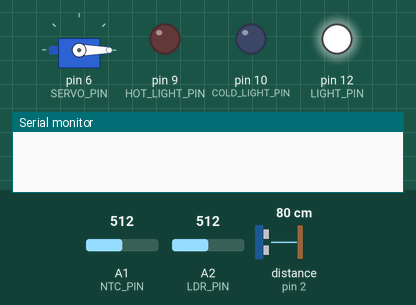
Simulated run of this sketch. Board: Arduino Uno, built with avr-gcc and run on an emulated ATmega328P. Parts: servo, output pins drawn as LEDs (lit = HIGH), the last lines printed to the serial monitor. Wiring (from diagram.json): ultrasonic range finder: trigger pin 3; echo pin 2. Inputs (shaded band) come from the test bench; at power-on: distance to the obstacle (sensor on pin 2) 80 cm, A1 (NTC_PIN) = 512, A2 (LDR_PIN) = 512. The echo pulse lasts 58.3 µs per cm; pins used as bus, display or sensor lines are not drawn.

Above: at 1.2 s.
1.3 s: distance to the obstacle (sensor on pin 2) set to 55 cm
2.8 s: distance to the obstacle (sensor on pin 2) set to 47 cm
At 3.81 s:
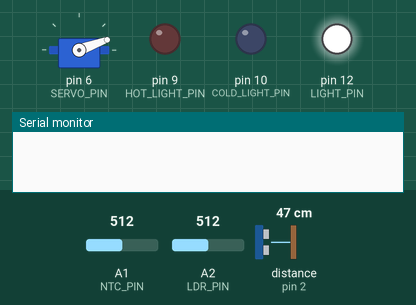
At 4.81 s:
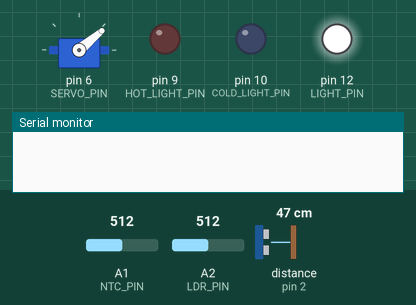
5.8 s: A1 (NTC_PIN) set to 560
8.8 s: A1 (NTC_PIN) set to 579
At 9.4 s:
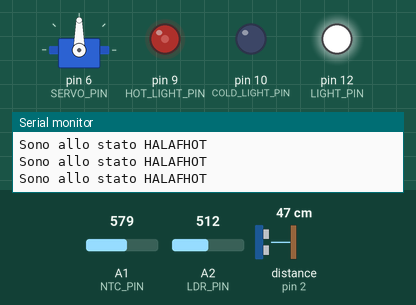
10.3 s: A2 (LDR_PIN) set to 257
11.8 s: A2 (LDR_PIN) set to 232
At 12.8 s:
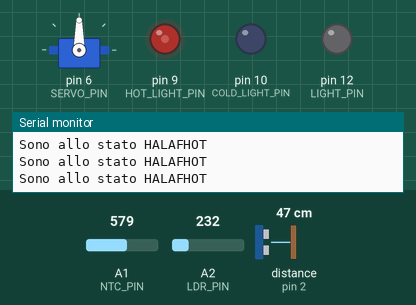
Timing chart, 0 to 14.3 s (numbered marks = the images above; inputs shaded):
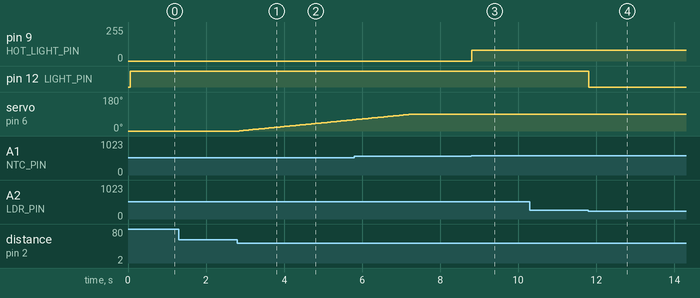

The sketch:

SMART-ROOM.ino
```cpp
#include "src/Scheduler.h"
#include "src/DoorTask.h"
#include "src/Motor.h"
#include "src/Distance_SensorImpl.h"
#include "src/ClimaTask.h"
#include "src/Temperature_SensorImpl.h"
#include "src/Led.h"
#include "src/Light_SensorImpl.h"
#include "src/LightTask.h"
#include "src/ButtonImpl.h"


//pin del sensore di movimento ad ultrasuoni
#define ECHO_PIN 2
#define TRIG_PIN 3

//Photosensor pin
#define LDR_PIN A2

//Temperature
#define NTC_PIN A1

//LED's pin
#define LIGHT_PIN 12
#define COLD_LIGHT_PIN 10
#define HOT_LIGHT_PIN 9

//PIN del bottone
#define BTN_PIN 8

//Servo mottore
#define SERVO_PIN 6

//Definisco i periodi
#define DOOR_TASK_PERIOD 50
#define CLIMA_TASK_PERIOD 50
#define LIGHT_TASK_PERIOD 50
#define SCHED_PERIOD 50
Scheduler sched;

void setup() {
  //doorMotor.attach(SERVO_PIN);
  Serial.begin(9600);


  //Setup del DoorTask
  DistanceSensor *doorSensor = new UltrasonicSensor(TRIG_PIN, ECHO_PIN);
  MyServo *servo = new Motor(SERVO_PIN);
  DoorTask *doorTask = new DoorTask(doorSensor, servo);
  doorTask->init(DOOR_TASK_PERIOD);

  //Setup del ClimaTask
  TemperatureSensor *tempSensor = new TemperatureSensorImpl(NTC_PIN);
  Light *hotLed = new Led(HOT_LIGHT_PIN);
  Light *coldLed = new Led(COLD_LIGHT_PIN);
  ClimaTask *climaTask = new ClimaTask(tempSensor, hotLed, coldLed);
  climaTask->init(CLIMA_TASK_PERIOD);

  //Setup del LightTask
  Light_Sensor *lightSensor = new LightSensorImpl(LDR_PIN);
  Light *lightLed = new Led(LIGHT_PIN);
  Button *btn = new ButtonImpl(BTN_PIN);
  LightTask *lightTask = new LightTask(lightSensor, lightLed, btn);
  lightTask->init(LIGHT_TASK_PERIOD);


  sched.init(SCHED_PERIOD);
  sched.addTask(doorTask);
  sched.addTask(climaTask);
  sched.addTask(lightTask);

}

void loop(){
  sched.schedule();

}
```

Button.h
```cpp
#ifndef __BUTTON__
#define __BUTTON__

class Button {
    public:
        virtual bool isPressed() = 0;

};

#endif
```

ButtonImpl.cpp
```cpp
#include "ButtonImpl.h"
#include "Arduino.h"

ButtonImpl::ButtonImpl(int buttonPin) {
    this->buttonPin = buttonPin;
    pinMode(buttonPin, INPUT);
}

bool ButtonImpl::isPressed() {
    return digitalRead(buttonPin) == HIGH;
}
```

ButtonImpl.h
```cpp
#include "Button.h"

class ButtonImpl: public Button {
    public:
        ButtonImpl(int buttonPin);
        bool isPressed();

    private:
        int buttonPin;

};
```

ClimaTask.cpp
```cpp
#include "ClimaTask.h"
//TODO verificare xche la luce rossa non fa mezza luce e invece la blu si...

//La definizione delle temperature sono in gradi celcius
#define HOT_TEMP 32
#define HALF_HOT_TEMP 29
#define LIMIT_HOT_IDLE 26
#define LIMIT_COLD_IDLE 20
#define HALF_COLD_TEMP 18
#define COLD_TEMP 15

ClimaTask::ClimaTask(TemperatureSensor *tempSensor, Light *hotLed, Light *coldLed) {
    this->tempSensor = tempSensor;
    this->hotLed = hotLed;
    this->coldLed = coldLed;
}

void ClimaTask::init(int period) {
    Task::init(period);
    state = IDLE;//Il temperature sensor inizia con 24°c quindi IDLE state
}

void ClimaTask::tick(){
    switch (state) {
        case HOT:
            hot();
            break;
        case HALFHOT:
            halfHot();
            break;
        case IDLE:
            idle();
            break;
        case HALFCOLD:
            halfCold();
            break;
        case COLD:
            cold();
            break;
    }
}

//Chiamato da halfhot già in piena potenza la dimezza dopo che la temp va oltre 18 gradi
void ClimaTask::hot() {
    float currTemp = tempSensor->getTemperature();
    if (currTemp > 18) {
        hotLed->halfBrightness();//TODO qui non va boh!!
        state = HALFHOT;
    }
}

//La modalita halfhot è chiamata dall'idle
void ClimaTask::halfHot () {
    Serial.println("Sono allo stato HALAFHOT");
    float currTemp = tempSensor->getTemperature();
    //Se non ce la fa led a piena potenza e entra nella modalita hot
    if (currTemp < 15) {
        hotLed->switchOn();
        state = HOT;
    }
    //Caso celafacia ritorna alla modalita idle dopo aver superato 20°C
    if (currTemp > 20) {
        hotLed->switchOff();
        state = IDLE;
    }
}

//Start dello stato che se è sotto 20 acende il riscaldameto se è sopra 26 il raffredamento
void ClimaTask::idle() {
    float currTemp = tempSensor->getTemperature();
    if (currTemp < 20) {
        hotLed->halfBrightness();//TODO anche qui non va!!
        state = HALFHOT;
    }

    if (currTemp > LIMIT_HOT_IDLE) {
        coldLed->halfBrightness();
        state = HALFCOLD;
    }
}

//superando la soglia di 26 gradi entriamo nalla modalita halfcold con meta brillo delle lampadine
void ClimaTask::halfCold() {
    float currTemp = tempSensor->getTemperature();
    //caso la temp scenda troppo attiva la modalità cold con led al pieno
    if (currTemp > HOT_TEMP) {
        coldLed->switchOn();
        state = COLD;
    }
    //Se invece ce la fa e la temp risale entra nella modalità idle
    if (currTemp < LIMIT_HOT_IDLE) {
        coldLed->switchOff();
        state = IDLE;
    }

}

//Modalità cold chiamata da halfcold che quando arriva a 29 ritorna alla modalita halfcold.
void ClimaTask::cold() {
    float currTemp = tempSensor->getTemperature();
    if (currTemp < HALF_HOT_TEMP) {
        coldLed->halfBrightness();
        state = HALFCOLD;
    }

}
```

ClimaTask.h
```cpp
#ifndef __CLIMATASK__
#define __CLIMATASK__

#include "Task.h"
#include "Temperature_Sensor.h"
#include "Light.h"

class ClimaTask : public Task {
    public:
        ClimaTask(TemperatureSensor *tempSensor, Light *hotLed, Light *coldLed);
        void init(int period);
        void tick();

    private:
        TemperatureSensor *tempSensor;
        Light *hotLed;
        Light *coldLed;
        enum { HOT, HALFHOT, IDLE, HALFCOLD, COLD } state;

        void hot();
        void halfHot();
        void idle();
        void halfCold();
        void cold();

};

#endif
```

Distance_Sensor.h
```cpp
#ifndef __DISTANCE_SENSOR__
#define __DISTANCE_SENSOR__

class DistanceSensor {
    public:
        virtual float getDistance() = 0;
};

#endif
```

Distance_SensorImpl.cpp
```cpp
#include "Arduino.h"
#include "Distance_SensorImpl.h"

long duration;
float distance;

UltrasonicSensor::UltrasonicSensor(int triggerPin, int echoPin){
    this->triggerPin = triggerPin;
    this->echoPin = echoPin;
    pinMode(triggerPin, OUTPUT);
    pinMode(echoPin, INPUT);
}

float UltrasonicSensor::getDistance(){
    digitalWrite(triggerPin, LOW);
    delayMicroseconds(2);
    digitalWrite(triggerPin, HIGH);
    delayMicroseconds(10);
    digitalWrite(triggerPin, LOW);
    duration = pulseIn(echoPin, HIGH);
    distance = duration * 0.034 / 2; // Calcola la distanza in base al tempo trascorso
    return distance;
};
```

Distance_SensorImpl.h
```cpp
#include "Distance_Sensor.h"

class UltrasonicSensor: public DistanceSensor {
    public:
        UltrasonicSensor(int triggerPin, int echoPin);
        float getDistance();

    private:
        int triggerPin;
        int echoPin;

};
```

DoorTask.cpp
```cpp
#include "DoorTask.h"
#include "Motor.h"
#include "Distance_Sensor.h"

//Posizione del servomotore
#define CLOSED_DOOR 0
#define OPEN_DOOR 90
//Limit tempo della porta aperta qui fare 60*sched_timer
#define TIMER_DOOR 60
//Limit di distanza per  che la porta si appra
#define DISTANCE_DOOR 50


DoorTask::DoorTask(DistanceSensor *doorSensor, MyServo *servo) {
    this->doorSensor = doorSensor;
    this->servo = servo;
    state = CLOSE;
    count = 0;//conta i tick
}

void DoorTask::init(int period) {
    Task::init(period);
    servo->setAngle(CLOSED_DOOR);
}

//Porta divisa in 4 state
void DoorTask::tick() {
    switch (state) {
        case CLOSE:
            open();
            break;
        case OPENING:
            opening();
            break;
        case OPENED:
            opened();
            break;
        case OPEN:
            close();
            break;
    }
}

//verifica se si è avvicinato qualcuno e se apre la porta cambiando lo satato a aprendo
void DoorTask::open() {
    float distance = this->doorSensor->getDistance();
    //Quando la persona si avicina alla porta e la porta non è ancora aperta
    if (distance < DISTANCE_DOOR && servo->getAngle() < OPEN_DOOR) {
        state = OPENING;
    }
}

//Porta allo stato aprendo si apre fin che non arriva all'angulazione di 90 gradi e cambia lo stato a aperta
void DoorTask::opening() {
    servo->forward();
    if (servo->getAngle() >= OPEN_DOOR) {
        state = OPENED;
    }
}

//Quando la porta è aperta a 90 gradi di posizione si parte un counter per che la faccia chiudere
//Se chiudi dopo 3 secondi cosi diventa visibile piu velocemente che al posta di 30 come rechiesto
//Dopo di che si passa allo stato aperta da un tot di tempo.
void DoorTask::opened() {
    float distance = this->doorSensor->getDistance();
    count++;
    if (count >= TIMER_DOOR && distance > DISTANCE_DOOR) {
        count = 0;
        state = OPEN;
    }

}

//Quado pasasto il tempo la porta entra in fase di chiusura finche non è alla posizione 0.
//Quando si passa a zero si dovrebbe settare il tutto.
void DoorTask::close() {
    if (servo->getAngle() > CLOSED_DOOR) {
        servo->backward();
    }

    if (servo->getAngle() == CLOSED_DOOR) {
        servo->setAngle(CLOSED_DOOR);
        state = CLOSE;
    }

}
```

DoorTask.h
```cpp
#ifndef __DOORTASK__
#define __DOORTASK__

//vediamo come aggiungere in servo non si puo cosi
#include "MyServo.h"
#include "Task.h"
#include "Distance_Sensor.h"

class DoorTask : public Task {
    public:
        DoorTask(DistanceSensor *doorSensor, MyServo *servo);
        void init(int period);
        void tick();

    private:
        DistanceSensor *doorSensor;
        MyServo *servo;
        enum { OPEN, OPENING, OPENED, CLOSE } state;
        int count;

        void open();
        void opening();
        void opened();
        void close();

};

#endif
```

Led.cpp
```cpp
#include "Led.h"
#include "Arduino.h"

Led::Led(int pin) {
    this->pin = pin;
    pinMode(pin, OUTPUT);
}

void Led::switchOn() {
    digitalWrite(pin, HIGH);
}

void Led::switchOff() {
    digitalWrite(pin, LOW);
};

void Led::halfBrightness() {
    analogWrite(pin, 80);
}
```

Led.h
```cpp
#ifndef __LED__
#define __LED__

#include "Light.h"

class Led : public Light {
    public:
        Led(int pin);
        void switchOn();
        void switchOff();
        void halfBrightness();

        private:
        int pin;
};

#endif
```

Light.h
```cpp
#ifndef __LIGHT__
#define __LIGHT__

class Light {
    public:
        virtual void switchOn() = 0;
        virtual void switchOff() = 0;
        virtual void halfBrightness() = 0;
};

#endif
```

LightTask.cpp
```cpp
#include "LightTask.h"

//La definizione della luminosità è in lux.
#define LOW_LIIGHT 100
#define HIGHT_LIGHT 500
//per controllare lo stato della luce
#define ON 1
#define OFF 0
//per evitare il bouncing
#define COUNT_TICK 4

LightTask::LightTask(Light_Sensor *lightSensor, Light *lightLed, Button *btn) {
    this->lightSensor = lightSensor;
    this->lightLed = lightLed;
    this->btn = btn;
}

void LightTask::init(int period) {
    Task::init(period);
    state = DAY;//Status dalla luce esterna
    on_off = OFF; //Status del led all'inizio lux = 500
    count = 0;//contatore di tick usato per evitare il bouncing
}

//La miglior scelta per gestire il bouncing è usando gli state
void LightTask::tick(){
    switch (state) {
        case NIGHT:
            night();
            break;
        case DAY:
            day();
            break;
        case TURNED_ON:
            turnedOn();
            break;
        case TURNED_OFF:
            turnedOff();
            break;
    }
}

//Funzione che prendi un valore del sensore e spegne le luci, ed è in ascolto all'input seriale
void LightTask::night() {
    //qui cerco di prendere un carattere della tastiera
    char mod;
    if (Serial.available()) {
        mod = Serial.read();
        Serial.println(mod);
    }

    //Se durate la note ricevo un input di tastiera cambi stato a manuale luce acese
    if (mod == 'M') {
        state = TURNED_ON;
    }

    //controllo lux per cambiare stato in luci off
    int lux = lightSensor->getLightIntensity();
    if (lux > HIGHT_LIGHT) {
        lightLed->switchOff();
        on_off = OFF;
        state = DAY;
    }
}

//Funzione che accende la luce caso sia buio
void LightTask::day() {
    //qui cerco di prendere un carattere della tastiera
    char mod;
    if (Serial.available()) {
        mod = Serial.read();
        Serial.println(mod);
    }

    //Lo stesso alla notte per spegnere la luce cambio modalità con luce spenta
    if (mod == 'M') {
        state = TURNED_OFF;
    }

    //prendo rilevamento dal sensore e verifico lux è bassa per accendere le luci
    int lux = lightSensor->getLightIntensity();
    if (lux < LOW_LIIGHT) {
        lightLed->switchOn();
        on_off = ON;
        state = NIGHT;
    }
}

//Funcione che è chiamata quando le luci sono accese e fa il turned off
void LightTask::turnedOn() {
    //Anche qui prendo un char per vedere il cambio di modalita
    char mod;
    if (Serial.available()) {
        mod = Serial.read();
        Serial.println(mod);
    }

    //scelto day perche alla notte acendiamo la luci
    if (mod == 'A') {
        state = DAY;
    }


    //Nella modalità manuale verifico lo stato del bottone e del led
    if (btn->isPressed()) {
        lightLed->switchOff();
        on_off = OFF;
        count++;//somo i tick nel caso 50milli per il bouncing
        if (count > COUNT_TICK) {
            count = 0;//azzero il counter
            state = TURNED_OFF;//cambio stato ad off
        }
    }
}

//Funzione chiama quando le luci sono spente
void LightTask::turnedOff(){
    //Anche qui prendo un char per vedere il cambio di modalita
    char mod;
    if (Serial.available()) {
        mod = Serial.read();
        Serial.println(mod);
    }

    //scelto day perche alla notte acende la luci
    if (mod == 'A') {
        state = DAY;
    }

    //Modalità manuale controllo bottone e acendo la luce
    if (btn->isPressed()) {
        lightLed->switchOn();
        on_off = ON;
        count++;//somo i tick nel caso 50milli
        if (count > COUNT_TICK) {
            count = 0;
            state = TURNED_ON;
        }
    }
}
```

LightTask.h
```cpp
#ifndef __LIGHTTASK__
#define __LIGHTTASK__

#include "Task.h"
#include "Light_Sensor.h"
#include "Light.h"
#include "Button.h"

class LightTask : public Task {
    public:
        LightTask(Light_Sensor *lightSensor, Light *lightLed, Button *btn);
        void init(int period);
        void tick();

    private:
        Light_Sensor *lightSensor;
        Light *lightLed;
        Button *btn;
        enum { NIGHT, DAY, TURNED_ON, TURNED_OFF } state;
        int on_off;
        int count;

        void night();
        void day();
        void turnedOn();
        void turnedOff();

};

#endif
```

Light_Sensor.h
```cpp
#ifndef __LIGHT_SENSOR__
#define __LIGHT_SENSOR__

class Light_Sensor {
    public:
        virtual int getLightIntensity() = 0;
};

#endif
```

Light_SensorImpl.cpp
```cpp
#include "Arduino.h"
#include "Light_SensorImpl.h"

// These constants should match the photoresistor's "gamma" and "rl10" attributes
const float GAMMA = 0.7;
const float RL10 = 50;

LightSensorImpl::LightSensorImpl(int pin) {
    this->pin = pin;
    pinMode(pin, INPUT);
}

int LightSensorImpl::getLightIntensity() {
    int value = analogRead(this->pin);
    double lux = this->analogValueToLux(value);
    return (int)lux;
}

double LightSensorImpl::analogValueToLux(int value) {
    double voltage = value / 1024. * 5;
    double resistance = 2000 * voltage / (1 - voltage / 5);
    double lux = pow(RL10 * 1e3 * pow(10, GAMMA) / resistance, (1 / GAMMA));
    return lux;
}
```

Light_SensorImpl.h
```cpp
#include "Light_Sensor.h"

class LightSensorImpl : public Light_Sensor {
    public:
        LightSensorImpl(int pin);
        int getLightIntensity();

    private:
        int pin;
        double analogValueToLux(int value);
};
```

Motor.cpp
```cpp
#include "Motor.h"

#include "Arduino.h"

Motor::Motor(int pin) {
    this->pin = pin;
    this->pos = 0;
    this->servo.attach(pin);
}

void Motor::setAngle(int newPos) {
    pos = newPos;
    servo.write(mapPos(pos));
}

void Motor::forward() {
    pos = pos < 180 ? ++pos : pos;
    servo.write(mapPos(pos));
};

void Motor::backward() {
    pos = pos > 0 ? --pos : pos;
    servo.write(mapPos(pos));
}

int Motor::getAngle() {
    return pos;
};

int Motor::mapPos(int pos) {
    return map(pos, 0, 180, MIN_PULSE_WIDTH, MAX_PULSE_WIDTH);
}
```

Motor.h
```cpp
#ifndef __MOTOR__
#define __MOTOR__

#include "MyServo.h"
#include "ServoTimer2.h"

class Motor : public MyServo {
    public:
        Motor(int pin);
        void setAngle(int newPos);
        void forward();
        void backward();
        int getAngle();

    private:
        int pin;
        int pos;
        ServoTimer2 servo;
        int mapPos(int pos);
};

#endif
```

MyServo.h
```cpp
#ifndef __MYSERVO__
#define __MYSERVO__

class MyServo {
    public:
        virtual void setAngle(int newPos) = 0;
        virtual void forward() = 0;
        virtual void backward() = 0;
        virtual int getAngle() = 0;
};
#endif
```

Scheduler.cpp
```cpp
#include "Scheduler.h"

void Scheduler::init(int basePeriod) {
  this->basePeriod = basePeriod;
  timer.setupPeriod(basePeriod);
  nTasks = 0;
}

bool Scheduler::addTask(Task *task) {
  if (nTasks < MAX_TASKS - 1) {
    taskList[nTasks] = task;
    nTasks++;
    return true;
  }
  else {
    return false;
  }
}

void Scheduler::schedule() {
  timer.waitForNextTick();
  for (int i = 0; i < nTasks; i++) {
    if (taskList[i]->updateAndCheckTime(basePeriod)) {
      taskList[i]->tick();
    }
  }
}
```

Scheduler.h
```cpp
#ifndef __SCHEDULER__
#define __SCHEDULER__

#include "Timer.h"
#include "Task.h"

#define MAX_TASKS 10

class Scheduler
{
  int basePeriod;
  int nTasks;
  Task *taskList[MAX_TASKS];
  Timer timer;

public:
  void init(int basePeriod);
  virtual bool addTask(Task *task);
  virtual void schedule();
};

#endif
```

Task.h
```cpp
#ifndef __TASK__
#define __TASK__

#include <Arduino.h>

class Task
{
  int taskPeriod;
  int timeElapsed;

public:
  virtual void init(int period) {
    taskPeriod = period;
    timeElapsed = 0;
  }
  virtual void tick() = 0;
  bool updateAndCheckTime(int basePeriod) {
    timeElapsed += basePeriod;
    if (timeElapsed >= taskPeriod) {
      timeElapsed = 0;
      return true;
    }
    else {
      return false;
    }
  }
};

#endif
```

Temperature_Sensor.h
```cpp
#ifndef __TEMPERATURE_SENSOR__
#define __TEMPERATURE_SENSOR__

class TemperatureSensor {
    public:
        virtual float getTemperature() = 0;
};

#endif
```

Temperature_SensorImpl.h
```cpp
#include "Temperature_Sensor.h"

class TemperatureSensorImpl : public TemperatureSensor {
    public:
        TemperatureSensorImpl(int pin);
        float getTemperature();

    private:
        int pin;
};
```

Source omitted: Temperature_SensorImpl.cpp (440 bytes), Timer.cpp (459 bytes), Timer.h (139 bytes)

Measured:
- the behaviour switches between 51 and 50 cm on distance to the obstacle (sensor on pin 2) (found by bisection; images 0 and 1)
- the behaviour switches between 569 and 570 on A1 (NTC_PIN) (found by bisection; images 2 and 3)
- the behaviour switches between 250 and 249 on A2 (LDR_PIN) (found by bisection; images 3 and 4)
- after the input at 1.3 s, every drawn part: stays the same
- after the input at 2.8 s, servo on pin 6 (SERVO_PIN): moves from 0° to 59° over 2.9 s, starting after 0.05 s
- after the input at 8.8 s, pin 9 (HOT_LIGHT_PIN): 0/255 → 80/255 at once
- after the input at 11.8 s, pin 12 (LIGHT_PIN): HIGH → LOW at once
